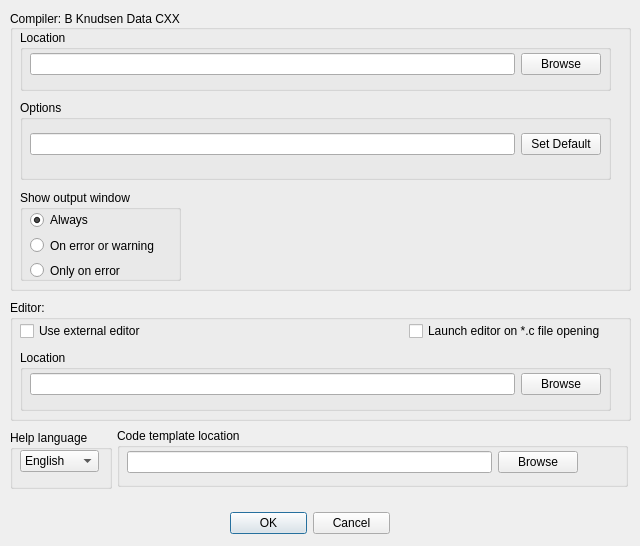
<?xml version="1.0" encoding="UTF-8"?>
<ui version="4.0">
 <class>dialog_tolls_settings</class>
 <widget class="QDialog" name="dialog_tolls_settings">
  <property name="windowModality">
   <enum>Qt::ApplicationModal</enum>
  </property>
  <property name="geometry">
   <rect>
    <x>0</x>
    <y>0</y>
    <width>640</width>
    <height>546</height>
   </rect>
  </property>
  <property name="maximumSize">
   <size>
    <width>640</width>
    <height>546</height>
   </size>
  </property>
  <property name="windowTitle">
   <string>Tool Settings</string>
  </property>
  <widget class="QGroupBox" name="groupBox">
   <property name="geometry">
    <rect>
     <x>10</x>
     <y>10</y>
     <width>621</width>
     <height>281</height>
    </rect>
   </property>
   <property name="title">
    <string>Compiler: B Knudsen Data CXX</string>
   </property>
   <property name="alignment">
    <set>Qt::AlignLeading|Qt::AlignLeft|Qt::AlignVCenter</set>
   </property>
   <property name="flat">
    <bool>false</bool>
   </property>
   <widget class="QGroupBox" name="groupBox_2">
    <property name="geometry">
     <rect>
      <x>10</x>
      <y>20</y>
      <width>591</width>
      <height>61</height>
     </rect>
    </property>
    <property name="title">
     <string>Location</string>
    </property>
    <widget class="QWidget" name="layoutWidget">
     <property name="geometry">
      <rect>
       <x>10</x>
       <y>20</y>
       <width>571</width>
       <height>28</height>
      </rect>
     </property>
     <layout class="QHBoxLayout" name="horizontalLayout">
      <item>
       <widget class="QLineEdit" name="lineEdit"/>
      </item>
      <item>
       <widget class="QPushButton" name="pushButton">
        <property name="text">
         <string>Browse</string>
        </property>
       </widget>
      </item>
     </layout>
    </widget>
   </widget>
   <widget class="QGroupBox" name="groupBox_3">
    <property name="geometry">
     <rect>
      <x>10</x>
      <y>90</y>
      <width>591</width>
      <height>80</height>
     </rect>
    </property>
    <property name="title">
     <string>Options</string>
    </property>
    <widget class="QWidget" name="layoutWidget">
     <property name="geometry">
      <rect>
       <x>10</x>
       <y>30</y>
       <width>571</width>
       <height>28</height>
      </rect>
     </property>
     <layout class="QHBoxLayout" name="horizontalLayout_2">
      <item>
       <widget class="QLineEdit" name="lineEdit_2"/>
      </item>
      <item>
       <widget class="QPushButton" name="pushButton_2">
        <property name="text">
         <string>Set Default</string>
        </property>
       </widget>
      </item>
     </layout>
    </widget>
   </widget>
   <widget class="QGroupBox" name="groupBox_4">
    <property name="geometry">
     <rect>
      <x>10</x>
      <y>180</y>
      <width>161</width>
      <height>91</height>
     </rect>
    </property>
    <property name="title">
     <string>Show output window</string>
    </property>
    <widget class="QWidget" name="layoutWidget">
     <property name="geometry">
      <rect>
       <x>10</x>
       <y>20</y>
       <width>136</width>
       <height>70</height>
      </rect>
     </property>
     <layout class="QVBoxLayout" name="verticalLayout">
      <item>
       <widget class="QRadioButton" name="radioButton">
        <property name="text">
         <string>Always</string>
        </property>
        <property name="checked">
         <bool>true</bool>
        </property>
       </widget>
      </item>
      <item>
       <widget class="QRadioButton" name="radioButton_2">
        <property name="text">
         <string>On error or warning</string>
        </property>
       </widget>
      </item>
      <item>
       <widget class="QRadioButton" name="radioButton_3">
        <property name="text">
         <string>Only on error</string>
        </property>
       </widget>
      </item>
     </layout>
    </widget>
   </widget>
  </widget>
  <widget class="QGroupBox" name="groupBox_5">
   <property name="geometry">
    <rect>
     <x>10</x>
     <y>300</y>
     <width>621</width>
     <height>121</height>
    </rect>
   </property>
   <property name="title">
    <string>Editor:</string>
   </property>
   <widget class="QGroupBox" name="groupBox_6">
    <property name="geometry">
     <rect>
      <x>10</x>
      <y>50</y>
      <width>591</width>
      <height>61</height>
     </rect>
    </property>
    <property name="title">
     <string>Location</string>
    </property>
    <widget class="QWidget" name="layoutWidget">
     <property name="geometry">
      <rect>
       <x>10</x>
       <y>20</y>
       <width>571</width>
       <height>28</height>
      </rect>
     </property>
     <layout class="QHBoxLayout" name="horizontalLayout_4">
      <item>
       <widget class="QLineEdit" name="lineEdit_3"/>
      </item>
      <item>
       <widget class="QPushButton" name="pushButton_3">
        <property name="text">
         <string>Browse</string>
        </property>
       </widget>
      </item>
     </layout>
    </widget>
   </widget>
   <widget class="QWidget" name="layoutWidget">
    <property name="geometry">
     <rect>
      <x>10</x>
      <y>20</y>
      <width>586</width>
      <height>23</height>
     </rect>
    </property>
    <layout class="QHBoxLayout" name="horizontalLayout_3">
     <item>
      <widget class="QCheckBox" name="checkBox">
       <property name="text">
        <string>Use external editor</string>
       </property>
      </widget>
     </item>
     <item>
      <spacer name="horizontalSpacer">
       <property name="orientation">
        <enum>Qt::Horizontal</enum>
       </property>
       <property name="sizeHint" stdset="0">
        <size>
         <width>228</width>
         <height>20</height>
        </size>
       </property>
      </spacer>
     </item>
     <item>
      <widget class="QCheckBox" name="checkBox_2">
       <property name="text">
        <string>Launch editor on *.c file opening</string>
       </property>
      </widget>
     </item>
    </layout>
   </widget>
  </widget>
  <widget class="QGroupBox" name="groupBox_7">
   <property name="geometry">
    <rect>
     <x>10</x>
     <y>430</y>
     <width>102</width>
     <height>59</height>
    </rect>
   </property>
   <property name="title">
    <string>Help language</string>
   </property>
   <widget class="QComboBox" name="comboBox">
    <property name="geometry">
     <rect>
      <x>10</x>
      <y>20</y>
      <width>79</width>
      <height>22</height>
     </rect>
    </property>
    <item>
     <property name="text">
      <string>English</string>
     </property>
    </item>
    <item>
     <property name="text">
      <string>Czech</string>
     </property>
    </item>
   </widget>
  </widget>
  <widget class="QGroupBox" name="groupBox_8">
   <property name="geometry">
    <rect>
     <x>117</x>
     <y>428</y>
     <width>511</width>
     <height>59</height>
    </rect>
   </property>
   <property name="title">
    <string>Code template location</string>
   </property>
   <widget class="QWidget" name="layoutWidget">
    <property name="geometry">
     <rect>
      <x>10</x>
      <y>20</y>
      <width>451</width>
      <height>28</height>
     </rect>
    </property>
    <layout class="QHBoxLayout" name="horizontalLayout_5">
     <item>
      <widget class="QLineEdit" name="lineEdit_4"/>
     </item>
     <item>
      <widget class="QPushButton" name="pushButton_4">
       <property name="text">
        <string>Browse</string>
       </property>
      </widget>
     </item>
    </layout>
   </widget>
  </widget>
  <widget class="QDialogButtonBox" name="buttonBox">
   <property name="geometry">
    <rect>
     <x>230</x>
     <y>510</y>
     <width>160</width>
     <height>26</height>
    </rect>
   </property>
   <property name="standardButtons">
    <set>QDialogButtonBox::Cancel|QDialogButtonBox::Ok</set>
   </property>
  </widget>
 </widget>
 <resources/>
 <connections/>
</ui>
